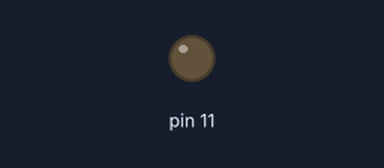
The sketch below on a simulated Arduino Uno, built with avr-gcc and run on an emulated ATmega328P. Parts: output pins drawn as LEDs (lit = HIGH).

Above: at 0.05 s.
At 12.25 s:
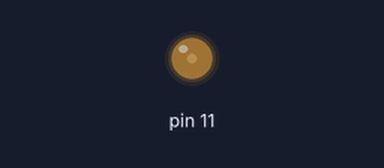
At 24.45 s:
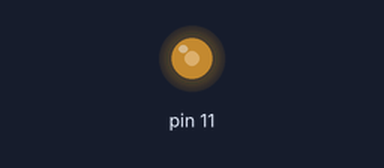
At 48.85 s:
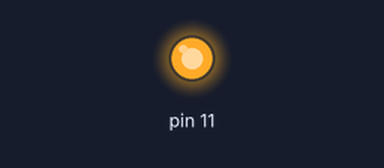
Timing chart, 0 to 66.3 s (numbered marks = the images above):
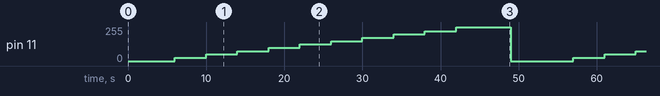

Measured:
- by itself, pin 11: repeats every 51.0 s: 50/255 4.0 s, 75/255 4.0 s, 100/255 4.0 s, 125/255 4.0 s, 150/255 4.0 s, 175/255 4.0 s, 200/255 4.0 s, 225/255 4.0 s, 255/255 7.0 s, 0/255 8.0 s, 25/255 4.0 s

The sketch:

Brushed_motor_esc_code.ino
```cpp
//////// DC motor speed control //


void setup() {

}

void loop() {

    analogWrite(11,00);
    delay(6000);

    analogWrite(11,25);
    delay(4000);

    analogWrite(11,50);
    delay(4000);

    analogWrite(11,75);
    delay(4000);

    analogWrite(11,100);
    delay(4000);

    analogWrite(11,125);
    delay(4000);

    analogWrite(11,150);
    delay(4000);

    analogWrite(11,175);
    delay(4000);

    analogWrite(11,200);
    delay(4000);

    analogWrite(11,225);
    delay(4000);

    analogWrite(11,255);
    delay(7000);

    analogWrite(11,0);
    delay(2000);

}
```
